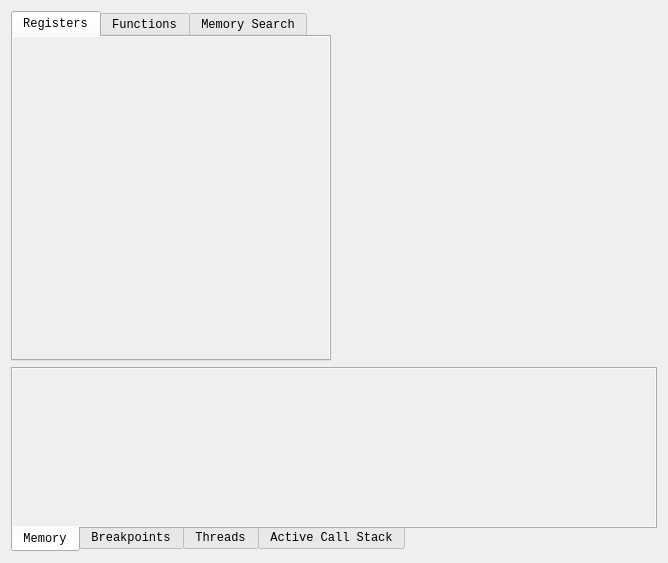
<?xml version="1.0" encoding="UTF-8"?>
<ui version="4.0">
 <class>CpuWidget</class>
 <widget class="QWidget" name="CpuWidget">
  <property name="geometry">
   <rect>
    <x>0</x>
    <y>0</y>
    <width>668</width>
    <height>563</height>
   </rect>
  </property>
  <property name="font">
   <font>
    <family>Monospace</family>
   </font>
  </property>
  <property name="focusPolicy">
   <enum>Qt::StrongFocus</enum>
  </property>
  <property name="windowTitle">
   <string/>
  </property>
  <layout class="QGridLayout" name="gridLayout">
   <item row="0" column="0">
    <layout class="QVBoxLayout" name="verticalLayout">
     <item>
      <layout class="QHBoxLayout" name="horizontalLayout" stretch="0,0">
       <item>
        <widget class="QTabWidget" name="tabWidgetRegFunc">
         <property name="minimumSize">
          <size>
           <width>320</width>
           <height>350</height>
          </size>
         </property>
         <property name="currentIndex">
          <number>0</number>
         </property>
         <widget class="QWidget" name="tabRegisters">
          <attribute name="title">
           <string>Registers</string>
          </attribute>
          <layout class="QHBoxLayout" name="horizontalLayout_6">
           <property name="spacing">
            <number>0</number>
           </property>
           <property name="leftMargin">
            <number>0</number>
           </property>
           <property name="topMargin">
            <number>0</number>
           </property>
           <property name="rightMargin">
            <number>0</number>
           </property>
           <property name="bottomMargin">
            <number>0</number>
           </property>
           <item>
            <widget class="RegisterWidget" name="registerWidget" native="true">
             <property name="sizePolicy">
              <sizepolicy hsizetype="Expanding" vsizetype="Expanding">
               <horstretch>0</horstretch>
               <verstretch>0</verstretch>
              </sizepolicy>
             </property>
             <property name="minimumSize">
              <size>
               <width>320</width>
               <height>300</height>
              </size>
             </property>
             <property name="maximumSize">
              <size>
               <width>16777215</width>
               <height>595</height>
              </size>
             </property>
             <property name="font">
              <font>
               <family>Monospace</family>
              </font>
             </property>
             <property name="focusPolicy">
              <enum>Qt::StrongFocus</enum>
             </property>
             <property name="contextMenuPolicy">
              <enum>Qt::CustomContextMenu</enum>
             </property>
             <property name="autoFillBackground">
              <bool>true</bool>
             </property>
            </widget>
           </item>
          </layout>
         </widget>
         <widget class="QWidget" name="tabFunctions">
          <attribute name="title">
           <string>Functions</string>
          </attribute>
          <layout class="QVBoxLayout" name="verticalLayout_2">
           <property name="spacing">
            <number>0</number>
           </property>
           <property name="leftMargin">
            <number>0</number>
           </property>
           <property name="topMargin">
            <number>0</number>
           </property>
           <property name="rightMargin">
            <number>0</number>
           </property>
           <property name="bottomMargin">
            <number>0</number>
           </property>
           <item>
            <widget class="QListWidget" name="listFunctions">
             <property name="contextMenuPolicy">
              <enum>Qt::CustomContextMenu</enum>
             </property>
            </widget>
           </item>
           <item>
            <layout class="QHBoxLayout" name="horizontalLayout_5">
             <item>
              <widget class="QPushButton" name="btnRefreshFunctions">
               <property name="text">
                <string>Refresh</string>
               </property>
              </widget>
             </item>
             <item>
              <widget class="QLineEdit" name="txtFuncSearch">
               <property name="placeholderText">
                <string>Filter</string>
               </property>
              </widget>
             </item>
            </layout>
           </item>
          </layout>
         </widget>
         <widget class="QWidget" name="tab">
          <attribute name="title">
           <string>Memory Search</string>
          </attribute>
          <layout class="QVBoxLayout" name="verticalLayout_3">
           <item>
            <layout class="QGridLayout" name="gridLayout_2">
             <item row="5" column="0">
              <widget class="QLabel" name="label_5">
               <property name="text">
                <string>End</string>
               </property>
              </widget>
             </item>
             <item row="4" column="1" colspan="3">
              <widget class="QLineEdit" name="txtSearchStart">
               <property name="text">
                <string notr="true">0x00</string>
               </property>
              </widget>
             </item>
             <item row="0" column="0">
              <widget class="QLabel" name="label">
               <property name="text">
                <string>Value</string>
               </property>
              </widget>
             </item>
             <item row="0" column="1">
              <widget class="QLineEdit" name="txtSearchValue"/>
             </item>
             <item row="4" column="0">
              <widget class="QLabel" name="label_4">
               <property name="text">
                <string>Start</string>
               </property>
              </widget>
             </item>
             <item row="5" column="1" colspan="3">
              <widget class="QLineEdit" name="txtSearchEnd">
               <property name="text">
                <string notr="true">0x2000000</string>
               </property>
              </widget>
             </item>
             <item row="1" column="0">
              <widget class="QLabel" name="label_2">
               <property name="text">
                <string>Type</string>
               </property>
              </widget>
             </item>
             <item row="1" column="1">
              <widget class="NoScrollQComboBox" name="cmbSearchType">
               <item>
                <property name="text">
                 <string>1 Byte (8 bits)</string>
                </property>
               </item>
               <item>
                <property name="text">
                 <string>2 Bytes (16 bits)</string>
                </property>
               </item>
               <item>
                <property name="text">
                 <string>4 Bytes (32 bits)</string>
                </property>
               </item>
               <item>
                <property name="text">
                 <string>8 Bytes (64 bits)</string>
                </property>
               </item>
               <item>
                <property name="text">
                 <string>Float</string>
                </property>
               </item>
               <item>
                <property name="text">
                 <string>Double</string>
                </property>
               </item>
               <item>
                <property name="text">
                 <string>String</string>
                </property>
               </item>
              </widget>
             </item>
             <item row="1" column="2">
              <widget class="QLabel" name="label_3">
               <property name="text">
                <string>Hex</string>
               </property>
              </widget>
             </item>
             <item row="1" column="3">
              <widget class="QCheckBox" name="chkSearchHex">
               <property name="text">
                <string/>
               </property>
               <property name="checked">
                <bool>true</bool>
               </property>
              </widget>
             </item>
             <item row="0" column="2" colspan="2">
              <widget class="QPushButton" name="btnSearch">
               <property name="text">
                <string>Search</string>
               </property>
              </widget>
             </item>
            </layout>
           </item>
           <item>
            <widget class="QListWidget" name="listSearchResults"/>
           </item>
          </layout>
         </widget>
        </widget>
       </item>
       <item>
        <widget class="DisassemblyWidget" name="disassemblyWidget" native="true">
         <property name="sizePolicy">
          <sizepolicy hsizetype="MinimumExpanding" vsizetype="Expanding">
           <horstretch>0</horstretch>
           <verstretch>1</verstretch>
          </sizepolicy>
         </property>
         <property name="minimumSize">
          <size>
           <width>320</width>
           <height>350</height>
          </size>
         </property>
         <property name="maximumSize">
          <size>
           <width>16777215</width>
           <height>595</height>
          </size>
         </property>
         <property name="font">
          <font>
           <family>Monospace</family>
          </font>
         </property>
         <property name="focusPolicy">
          <enum>Qt::StrongFocus</enum>
         </property>
         <property name="contextMenuPolicy">
          <enum>Qt::CustomContextMenu</enum>
         </property>
         <property name="autoFillBackground">
          <bool>true</bool>
         </property>
        </widget>
       </item>
      </layout>
     </item>
     <item>
      <widget class="QTabWidget" name="tabWidget">
       <property name="minimumSize">
        <size>
         <width>150</width>
         <height>0</height>
        </size>
       </property>
       <property name="maximumSize">
        <size>
         <width>16777215</width>
         <height>215</height>
        </size>
       </property>
       <property name="tabPosition">
        <enum>QTabWidget::South</enum>
       </property>
       <property name="currentIndex">
        <number>0</number>
       </property>
       <widget class="QWidget" name="tab_memory">
        <property name="sizePolicy">
         <sizepolicy hsizetype="Preferred" vsizetype="Preferred">
          <horstretch>0</horstretch>
          <verstretch>0</verstretch>
         </sizepolicy>
        </property>
        <attribute name="title">
         <string>Memory</string>
        </attribute>
        <layout class="QHBoxLayout" name="horizontalLayout_3">
         <property name="spacing">
          <number>6</number>
         </property>
         <property name="leftMargin">
          <number>0</number>
         </property>
         <property name="topMargin">
          <number>0</number>
         </property>
         <property name="rightMargin">
          <number>0</number>
         </property>
         <property name="bottomMargin">
          <number>0</number>
         </property>
         <item>
          <widget class="MemoryViewWidget" name="memoryviewWidget" native="true">
           <property name="sizePolicy">
            <sizepolicy hsizetype="Preferred" vsizetype="Preferred">
             <horstretch>0</horstretch>
             <verstretch>0</verstretch>
            </sizepolicy>
           </property>
           <property name="minimumSize">
            <size>
             <width>250</width>
             <height>145</height>
            </size>
           </property>
           <property name="maximumSize">
            <size>
             <width>16777215</width>
             <height>16777215</height>
            </size>
           </property>
           <property name="font">
            <font>
             <family>Monospace</family>
            </font>
           </property>
           <property name="contextMenuPolicy">
            <enum>Qt::CustomContextMenu</enum>
           </property>
           <property name="autoFillBackground">
            <bool>true</bool>
           </property>
          </widget>
         </item>
        </layout>
       </widget>
       <widget class="QWidget" name="tab_breakpoints">
        <attribute name="title">
         <string>Breakpoints</string>
        </attribute>
        <layout class="QHBoxLayout" name="horizontalLayout_4">
         <property name="leftMargin">
          <number>0</number>
         </property>
         <property name="topMargin">
          <number>0</number>
         </property>
         <property name="rightMargin">
          <number>0</number>
         </property>
         <property name="bottomMargin">
          <number>0</number>
         </property>
         <item>
          <widget class="QTableView" name="breakpointList">
           <property name="contextMenuPolicy">
            <enum>Qt::CustomContextMenu</enum>
           </property>
           <property name="horizontalScrollBarPolicy">
            <enum>Qt::ScrollBarAlwaysOff</enum>
           </property>
           <property name="gridStyle">
            <enum>Qt::NoPen</enum>
           </property>
          </widget>
         </item>
        </layout>
       </widget>
       <widget class="QWidget" name="tab_threads">
        <attribute name="title">
         <string>Threads</string>
        </attribute>
        <layout class="QHBoxLayout" name="horizontalLayout_7">
         <property name="spacing">
          <number>0</number>
         </property>
         <property name="leftMargin">
          <number>0</number>
         </property>
         <property name="topMargin">
          <number>0</number>
         </property>
         <property name="rightMargin">
          <number>0</number>
         </property>
         <property name="bottomMargin">
          <number>0</number>
         </property>
         <item>
          <widget class="QTableView" name="threadList">
           <property name="contextMenuPolicy">
            <enum>Qt::CustomContextMenu</enum>
           </property>
           <property name="selectionMode">
            <enum>QAbstractItemView::SingleSelection</enum>
           </property>
           <property name="gridStyle">
            <enum>Qt::NoPen</enum>
           </property>
           <property name="cornerButtonEnabled">
            <bool>false</bool>
           </property>
          </widget>
         </item>
        </layout>
       </widget>
       <widget class="QWidget" name="tab_callstack">
        <attribute name="title">
         <string>Active Call Stack</string>
        </attribute>
        <layout class="QHBoxLayout" name="horizontalLayout_8">
         <property name="spacing">
          <number>0</number>
         </property>
         <property name="leftMargin">
          <number>0</number>
         </property>
         <property name="topMargin">
          <number>0</number>
         </property>
         <property name="rightMargin">
          <number>0</number>
         </property>
         <property name="bottomMargin">
          <number>0</number>
         </property>
         <item>
          <widget class="QTableView" name="stackList">
           <property name="contextMenuPolicy">
            <enum>Qt::CustomContextMenu</enum>
           </property>
           <property name="horizontalScrollBarPolicy">
            <enum>Qt::ScrollBarAlwaysOff</enum>
           </property>
           <property name="sizeAdjustPolicy">
            <enum>QAbstractScrollArea::AdjustToContentsOnFirstShow</enum>
           </property>
           <property name="selectionMode">
            <enum>QAbstractItemView::SingleSelection</enum>
           </property>
           <property name="gridStyle">
            <enum>Qt::NoPen</enum>
           </property>
           <property name="cornerButtonEnabled">
            <bool>false</bool>
           </property>
          </widget>
         </item>
        </layout>
       </widget>
      </widget>
     </item>
    </layout>
   </item>
  </layout>
 </widget>
 <customwidgets>
  <customwidget>
   <class>DisassemblyWidget</class>
   <extends>QWidget</extends>
   <header>pcsx2-qt/Debugger/DisassemblyWidget.h</header>
   <container>1</container>
  </customwidget>
  <customwidget>
   <class>RegisterWidget</class>
   <extends>QWidget</extends>
   <header>pcsx2-qt/Debugger/RegisterWidget.h</header>
   <container>1</container>
  </customwidget>
  <customwidget>
   <class>MemoryViewWidget</class>
   <extends>QWidget</extends>
   <header>pcsx2-qt/Debugger/MemoryViewWidget.h</header>
   <container>1</container>
  </customwidget>
  <customwidget>
   <class>NoScrollQComboBox</class>
   <extends>QComboBox</extends>
   <header>NoScrollQComboBox.h</header>
  </customwidget>
 </customwidgets>
 <resources/>
 <connections/>
</ui>
